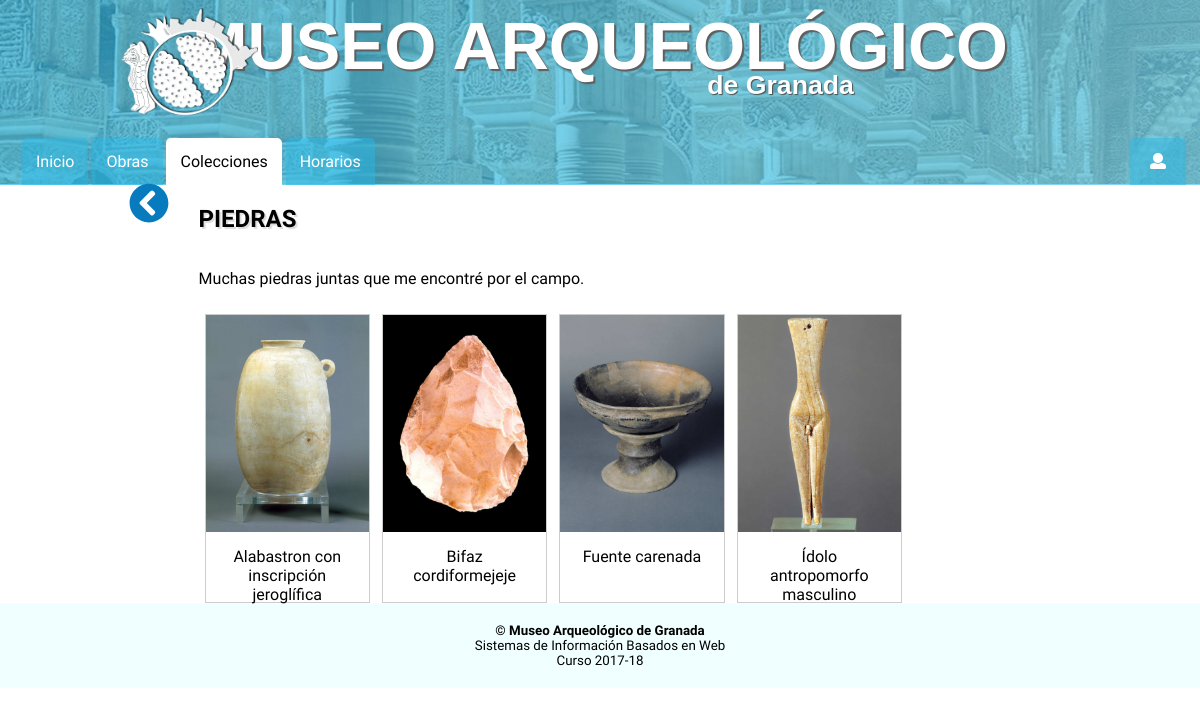
The page /coleccion.php?id=1 on the database its author committed.
### tables this page shows
CREATE TABLE `coleccion` (
  `id` int(11) NOT NULL,
  `nombre` varchar(40) NOT NULL,
  `descripcion` varchar(500) NOT NULL
);

CREATE TABLE `colecciones` (
  `id_col` int(11) NOT NULL,
  `id_obra` int(11) NOT NULL
);

CREATE TABLE `obras` (
  `Nombre` varchar(50) DEFAULT NULL COMMENT 'nombre de la obra',
  `id` int(10) UNSIGNED NOT NULL,
  `fecha` varchar(100) DEFAULT NULL,
  `dimensiones` varchar(75) DEFAULT NULL,
  `procedencia` varchar(50) DEFAULT NULL,
  `comentario` text,
  `imagen` text NOT NULL,
  `video` varchar(200) DEFAULT 'https://www.youtube.com/embed/dQw4w9WgXcQ',
  `visible` tinyint(1) NOT NULL DEFAULT '0'
);

### coleccion.php (the view, shortened to what this page needs)
<?php
include "modules/conexion.php";
if (isset($_GET['id'])) {
    $resultado_obras = mysqli_query ($conexion, "SELECT * FROM obras, colecciones WHERE colecciones.id_col=".$_GET['id']." AND obras.id=colecciones.id_obra");
    $resultado_col   = mysqli_query( $conexion, "SELECT * FROM coleccion WHERE id=".$_GET['id']);
} else {
    $resultado_cols  = mysqli_query( $conexion, "SELECT * FROM coleccion");
}
include "modules/head.php";
include "modules/header.php";
?>
<body>
    <article class='colecciones'>
        <?php
        if (isset($_GET['id'])) { $array_resultado =  mysqli_fetch_assoc($resultado_col); ?>
            <h1><?php echo $array_resultado['nombre']; ?></h1>
            <a class="volver" href="coleccion.php"> <i class="fa fa-chevron-circle-left fa-2x"></i></a>
            <p><?php echo $array_resultado['descripcion']; ?></p>
            <?php
                if ($resultado_obras->num_rows > 0) {
                    while($array_resultado =  mysqli_fetch_assoc($resultado_obras)) {
                        echo "<div class='responsivo'><div class='galeria'><a href='obra.php?id=".$array_resultado['id']."'>";
                            echo "<img src='".$array_resultado['imagen']."' alt='".$array_resultado['Nombre']."'></a>";
                            echo "<div class='desc'>".$array_resultado['Nombre']."</div></div></div>";
                    }
                }
                } ?>
    </article>
    <?php include "modules/footer.php"; ?>
</body>
</html>

### css/estilos.css (style rules this page uses)
body { font-family: 'Raleway', sans-serif; }
article h1 { text-shadow: 2px 2px 1px #dddddd; }
article h1 { text-transform: uppercase; }
article { width: 80%; float: right; padding-left: 20px; padding-bottom: 30px; }
div.galeria { border: 1px solid #ccc; float: left; text-align: center; }
div.galeria img { width: 100%; height: auto; }
div.desc { padding: 15px; text-align: center; height: 2.5em; }
.responsivo { padding: 0 6px; margin-top: 10px; float: left; width: 22.88888%; }
article.colecciones { width: 60%; margin-left: 15%; float: none; }
article.colecciones a.volver svg { margin-top: -70px; }
a.volver { color: rgb(7, 123, 190); margin: 10px; margin-left: -70px; margin-top: 150px; font-size: 15pt; }

### rows shown on the page
coleccion: nombre "PIEDRAS", descripcion "Muchas piedras juntas que me encontré por el campo."
colecciones: id_obra.imagen (picture), id_obra.Nombre "Alabastron con inscripción jeroglífica"
colecciones: id_obra.imagen (picture), id_obra.Nombre "Bifaz cordiformejeje"
colecciones: id_obra.imagen (picture), id_obra.Nombre "Fuente carenada"
colecciones: id_obra.imagen (picture), id_obra.Nombre "Ídolo antropomorfo masculino"
